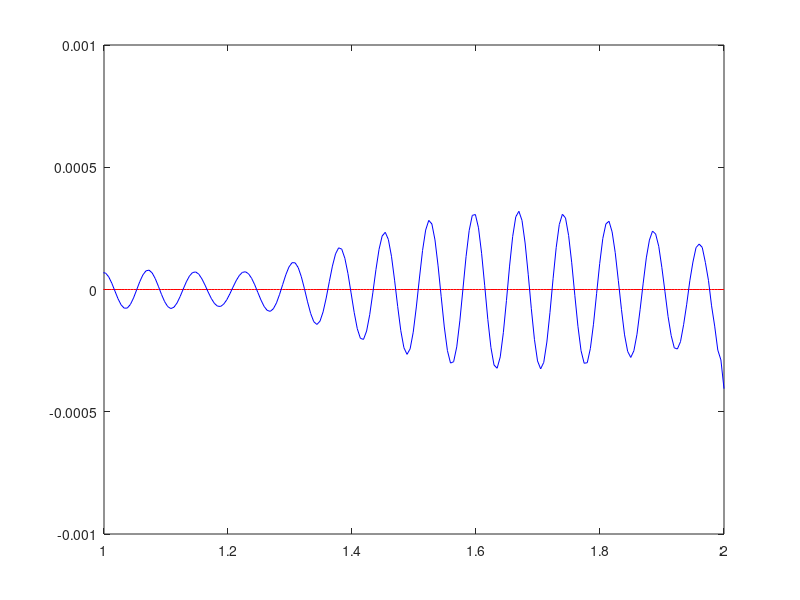

Here is the MATLAB script that generated this plot:
clear all;
M=1;%number of signals
k=@(lamda,theta,phi) 2*pi/lamda*[cos(theta)*cos(phi) sin(theta)*cos(phi) sin(phi)];% wave vector
v=@(r,k) exp(1i*(r*k'));%steering vector
delay= @(x,y,the,c) (x/cos(the)+(y-tan(the)*x)*sin(the))/c;
d=0.05;%km
nel=12;
%km
r=zeros(nel,3);%coordinates of the array element
%r(:,1)=([1:nel]*d-d)-(nel*d-d)/2;
% r(:,1)=[-371 -298 -192 38 -23 0 23 177 213 260 98 -72 -131 -195]/1000;
% r(:,2)=[-302 -208 -284 -180 -13 0 -9 98 235 411 213 328 393 356]/1000;
% r(:,3)=[-25 -24 -16 -18 -4 0 2 18 12 3 -1 -16 -4 -2]/1000;
r(:,2)=[-371 -298 -192 -23 0 23 177 213 260 98 -72 -131 ]/1000;
r(:,1)=[-302 -208 -284 -13 0 -9 98 235 411 213 328 393 ]/1000;
r(:,3)=[-25 -24 -16  -4 0 2 18 12 3 -1 -16 -4 ]/1000;
time=2;%total time in seconds
samplerate=200;
t=linspace(0,time,time*samplerate);
L=time*samplerate;
fc=14;
f=zeros(1,M);
f(1)=2;%Hz
f(2)=3.0;
f(3)=4.0;
vp=0.9;

phic=zeros(1,M);
phic(1)=pi/4;
phic(2)=pi/2;
phic(3)=pi;
SNR=10000;
theta=zeros(1,M);
phi=zeros(1,M);
theta(1)=120*pi/180;
theta(2)=110*pi/180;
theta(3)=130*pi/180;
phi(1)=-10*pi/180;
phi(2)=-20*pi/180;
phi(3)=-30*pi/180;
% S=zeros(1,samplerate*time);
% for i=1:samplerate *time
%     if t>=0
% S(i)=A*(sin(2*pi*f0*t(i))+sin(2*pi*1.2*t(i)-2)+sin(2*pi*0.8*t(i)+2));
%     end
% end
S=zeros(M,L);
X=zeros(nel,L);
U=zeros(nel,L);
for i=1:nel
     U(i,:)=hilbert(1/SNR*randn(1,L));
end
H=zeros(nel,M);
% for i=1:M
% S(i,:)=hilbert(sin(2*pi*t*f(i)).*sin(2*pi*fc*t+phic(i)));
% end
% load y1;
% load y2;
% load y3;
%  S(1,:)=y1;
%   S(2,:)=y2;
%   S(3,:)=y3;
load x;

for i=1:nel
    X(i,:)=hilbert(yy(i,:));
end


 H=zeros(nel,M);
% for i=1:M
%     H(:,i)=v(r,k(vp/fc,theta(i),phi(i)));
% end
% X=H*S+U;

Iteration=80;
s=zeros(M,L);
Z=zeros(M,L);
Rxx=zeros(nel,nel);
the=zeros(1,M);
the(1)=-20*pi/180;
the(2)=-30*pi/180;
the(3)=-30*pi/180;
ph=zeros(1,M);
ph(1)=-70*pi/180;
ph(2)=-10*pi/180;
ph(3)=-10*pi/180;
cr=10;
cm=21;
vr=10;
vm=21;
for i=1:Iteration
    for m=1:M
        for q=1:M
            H(:,q)=v(r,k(vp/fc,the(q),ph(q)));
        end
        
        Z=v(r,k(vp/fc,the(m),ph(m)))*s(m,:)+X-H*s;
        Rxx=zeros(nel,nel);
        for p=1:L
            Rxx=Rxx+Z(:,p)*Z(:,p)';
        end
        R=Rxx/L;
        them=linspace(the(m)-cr*pi/180,the(m)+cr*pi/180,cm);
        phm=linspace(ph(m)-vr*pi/180,ph(m)+vr*pi/180,vm);
        E=zeros(cm,vm);
        for j=1:cm
             for n=1:vm
            E(j,n)=v(r,k(vp/fc,them(j),phm(n)))'*R*v(r,k(vp/fc,them(j),phm(n)));
            
             end
        end
        Emax=max(max(E));
        for j=1:cm
            for n=1:vm
                if(E(j,n)==Emax)
                    the(m)=them(j);
                      ph(m)=phm(n);
                end
            end
        end
      
        
        s(m,:)=1/nel*v(r,k(vp/fc,the(m),ph(m)))'*Z;
        vn=1/nel*trace((eye(nel)-1/nel*v(r,k(vp/fc,the(m),ph(m)))*v(r,k(vp/fc,the(m),ph(m)))')*R);
        clear Z R E Emax;
        %%%%%%%%%%%%%%%%%%%%%%%%%%%
        
    end
    
    
    
    
    
    
    
    
end
    figure(1);
    for i=1:M
    subplot(M,1,i)            
    plot(t,S(i,:),'r',t,s(i,:),'b');
    xlim([1 time]);
    end
    the*180/pi
    ph*180/pi
    
    
